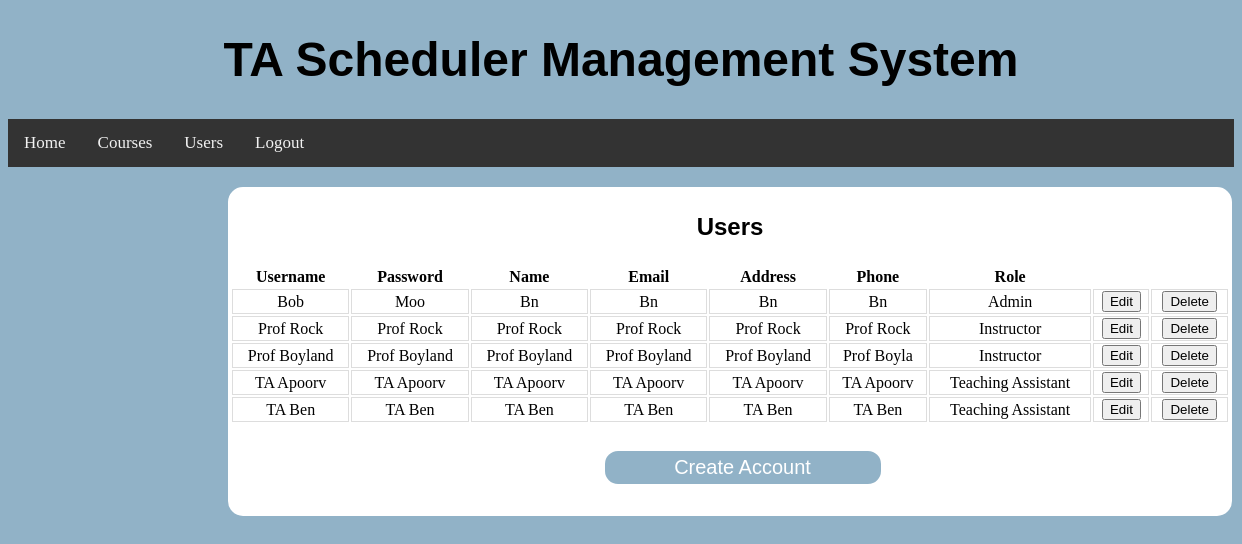
/users/ (signed in), run on an earlier commit of the app's database.
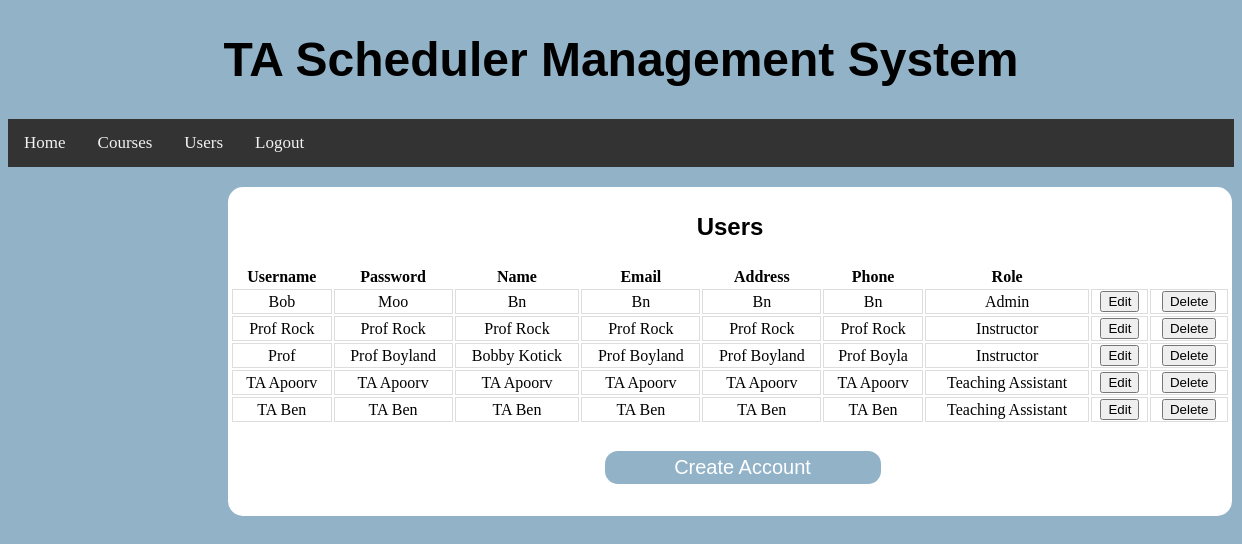
And on a later commit of the database.
### BackendWork/models.py (models this page shows, shortened)
class MyUser(models.Model):
    ROLE_CHOICES = (('Teaching Assistant', 'TEACHING_ASSISTANT'), ('Instructor', 'INSTRUCTOR'), ('Admin', 'ADMIN'))
    username = models.CharField(max_length=20, unique=True)
    password = models.CharField(max_length=20)
    name = models.CharField(max_length=20)
    email = models.CharField(max_length=20)
    address = models.CharField(max_length=72)
    phone = models.CharField(max_length=10)
    role = models.CharField(max_length=30, choices=ROLE_CHOICES, default='Teaching Assistant')
    assignedClasses = models.ManyToManyField(ClassList, null=True)

### BackendWork/views.py (the view, shortened to what this page needs)
# urls.py: path("users/", Users.as_view()),
class Users(View):
    def get(self, request):
        try:
            request.session["user"]
        except:
            return redirect("/")
        return render(request, "users.html", {'sessionUser': MyUser.objects.get(username=request.session["user"]),
                                              'users': MyUser.objects.all()})

### templates/users.html (shortened to what the changed rows need)
{% load static %}
<!DOCTYPE html>
<html lang="en">
<head>
    <link rel="stylesheet" type="text/css" href="{% static 'css/users.css' %}"/>
</head>
<div class="navContainer">
    <header class="header">
        <h1><a>TA Scheduler Management System</a></h1>
    </header>
</div>
<body>
<div class="container">
    <div class="containerbox">
        <table>
            <tr>
                <th>Username</th>
                <th>Password</th>
                <th>Name</th>
                <th>Email</th>
                <th>Address</th>
                <th>Phone</th>
                <th>Role</th>
            </tr>
            <tr>
                {% for i in users %}
                     {% if editingUser == i.username %}
                         <form action="" method="post">
                         {% csrf_token %}
                             <td><input name="username" placeholder="{{ i.username }}"></td>
                             <td><input name="password" placeholder="{{ i.password }}"></td>
                             <td><input name="name" placeholder="{{ i.name }}"></td>
                             <td><input name="email" placeholder="{{ i.email }}"></td>
                             <td><input name="address" placeholder="{{ i.address }}"></td>
                             <td><input name="phone" placeholder="{{ i.phone }}"></td>
                             <td><select name="role" class="dropdownMenu">
                                 {% if i.role == 'Admin' %}
                                 <option value="Admin" selected>Admin</option>
                                 {% else %}
                                 <option value="Admin">Admin</option>
                                 {% endif %}
                                 {% if i.role == 'Instructor' %}
                                 <option value="Instructor" selected>Instructor</option>
                                     {% else %}
                                 <option value="Instructor">Instructor</option>
                                 {% endif %}
                                 {% if i.role == 'Teaching Assistant' %}
                                 <option value="Teaching Assistant" selected>Teaching Assistant</option>
                                     {% else %}
                                 <option value="Teaching Assistant">Teaching Assistant</option>
                                 {% endif %}
                             </select>
                            </td>
                             <td>
                                 <button name="saveEditUser" value="{{ i.username }}">Save</button>
                         </form>
                         <td>
                             <a href="/users/">
                                 <button>Cancel</button>
                             </a>
                         </td>
                    </td>
                    {% else %}
                         <td>{{ i.username }}</td>
                         <td>{{ i.password }}</td>
                         <td>{{ i.name }}</td>
                         <td>{{ i.email }}</td>
                         <td>{{ i.address }}</td>
                         <td>{{ i.phone }}</td>
                         <td>{{ i.role }}</td>
                         <td>
                             <form action="" method="post">
                                 <button name="editUser" value="{{ i.username }}">Edit</button>
                             </form>
                         </td>
                     {% endif %}
                    <form action="" method="post">
                    <td>
                        <button name="deleteUser" value="{{ i.username }}">Delete</button>
                    </td>
                    </form>
            </tr>
                {% endfor %}
        </table>
    </div>
</div>
</body>
</html>

What changed in the data, as far as the page shows it:
changed MyUser "Prof Boyland": username "Prof Boyland" → "Prof"; name "Prof Boyland" → "Bobby Kotick"
